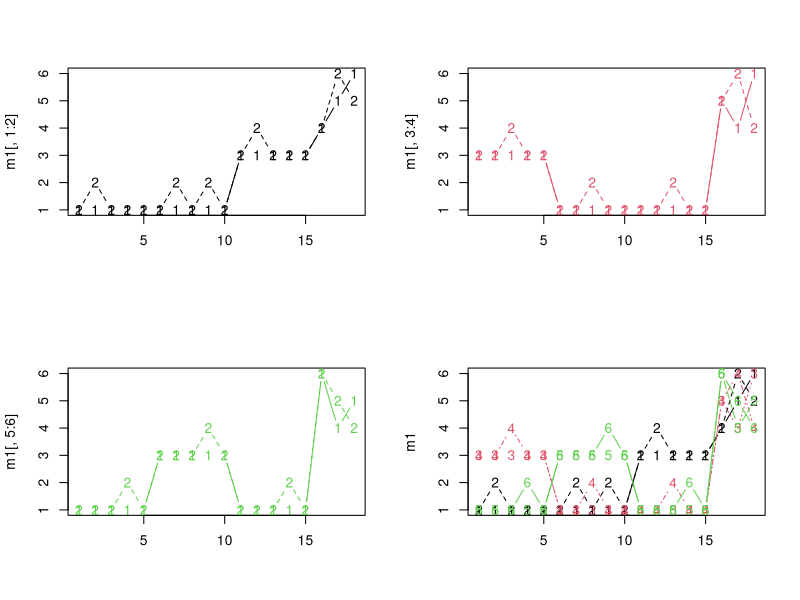
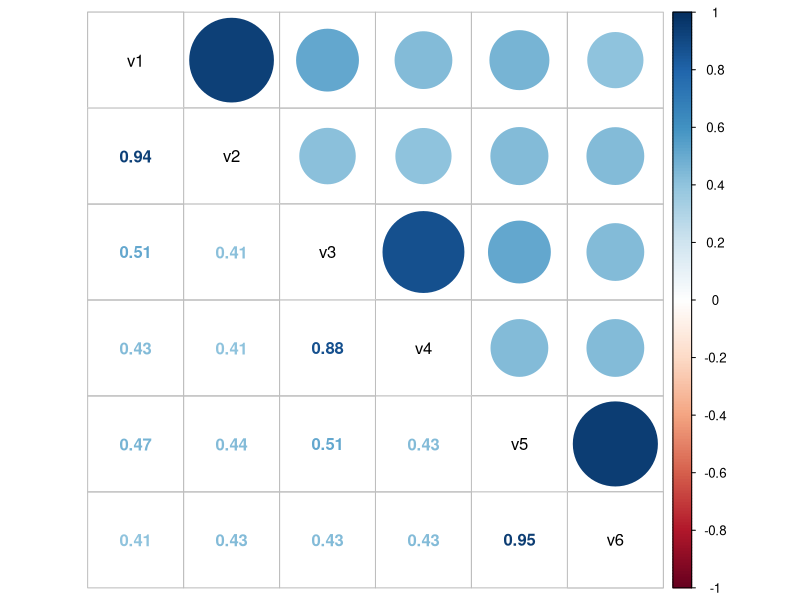
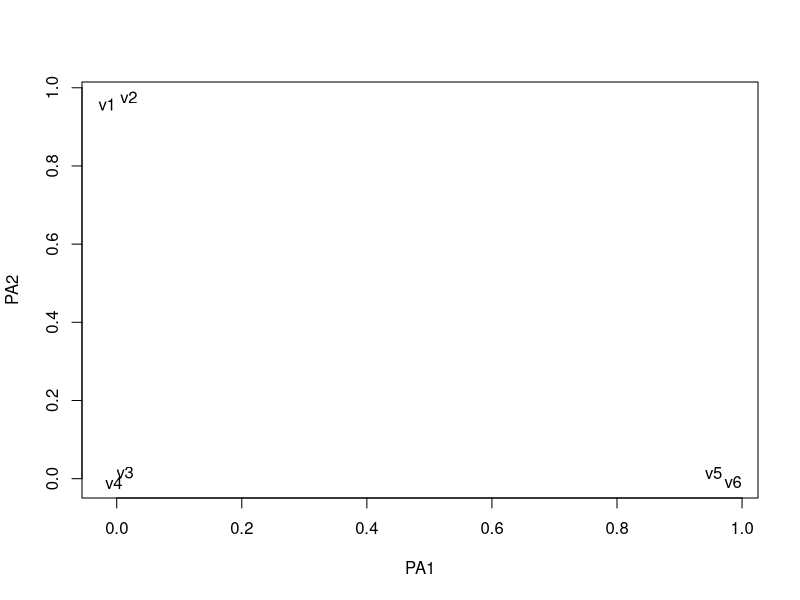

Generate these figures, in order, with R:
v1 <- c(1,1,1,1,1,1,1,1,1,1,3,3,3,3,3,4,5,6)
v2 <- c(1,2,1,1,1,1,2,1,2,1,3,4,3,3,3,4,6,5)
v3 <- c(3,3,3,3,3,1,1,1,1,1,1,1,1,1,1,5,4,6)
v4 <- c(3,3,4,3,3,1,1,2,1,1,1,1,2,1,1,5,6,4)
v5 <- c(1,1,1,1,1,3,3,3,3,3,1,1,1,1,1,6,4,5)
v6 <- c(1,1,1,2,1,3,3,3,4,3,1,1,1,2,1,6,5,4)
m1 <- cbind(v1,v2,v3,v4,v5,v6)
#Así queda nuestra base
m1



par(mfrow=c(2,2))
matplot(m1[,1:2],col=c(1,1),type="b")
matplot(m1[,3:4],col=c(2,2),type="b")
matplot(m1[,5:6],col=c(3,3),type="b")
matplot(m1,type="b",col=c(1,1,2,2,3,3))
par(mfrow=c(1,1))

cor(m1)

# install.packages("corrplot")
library(corrplot)
corrplot.mixed(cor(m1),
               lower = "number", 
               upper = "circle",
               tl.col = "black")


# Requerimos la librería psych
# la rotacion puede ser "none", "varimax", "quatimax", "promax", "oblimin", "simplimax", or "cluster"
library(psych)
install.packages("psych")

fa(m1,nfactors=3,fm="pa",rotate="none",max.iter=100)

# Con Varimax
fa(m1,nfactors=3,fm="pa",rotate="varimax")

# con rotación Promax
fa(m1,nfactors=3,fm="pa",rotate="promax")

# Para ver solo las “cargas de cada factor
fa(m1,nfactors=3,fm="pa",rotate="promax")$load

# grafiquemos el peso de los dos primeros factores

x<-fa(m1,nfactors=3,fm="pa",rotate="promax")
x
plot(x$load[,1:2], col="white")
text(x$load[,1:2], labels = row.names(x$loadings[,1:2]))

# Utilizando máxima verosimilitud aún sabiendo el problema de normalidad y con rotación Promax
fa(m1,nfactors=3,fm="ml",rotate="promax")

# Scores utilizando regresión y con rotación Promax
fa(m1,nfactors=3,fm="pa",rotate="promax",scores="regression")$scores

# Scores utilizando Bartlett y con rotación Promax
fa(m1,nfactors=3,fm="pa",rotate="promax",scores="Bartlett")$scores
